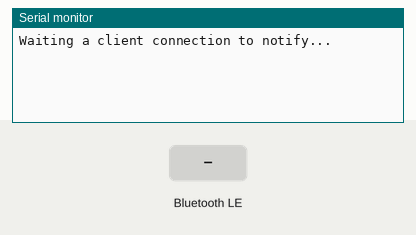
A sketch run on a simulated ESP32. On the bench: the last lines printed to the serial monitor. The inputs (shaded band) are chosen by the test bench. Random numbers use the default seed unless the sketch sets one; nothing arrives over Bluetooth unless stated; a phone connects over Bluetooth LE 3 s after start.

Above: at 1.2 s.
1.3 s: Bluetooth LE write "1" received
At 2.5 s:
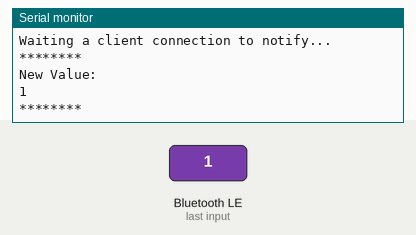
2.8 s: Bluetooth LE write "0" received
At 3.7 s:
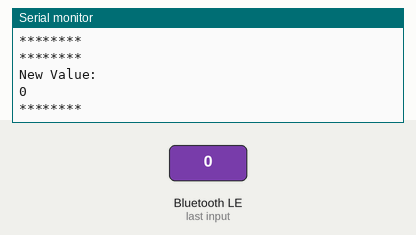
4.3 s: Bluetooth LE write "2" received
At 4.9 s:
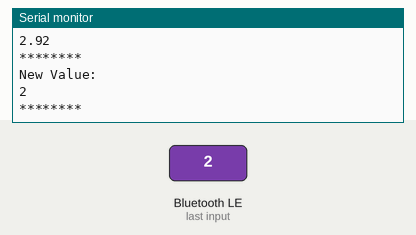
Timing chart, 0 to 7.3 s (numbered marks = the images above; inputs shaded):
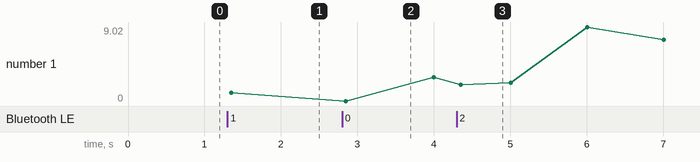

Measured:
- after the input at 1.3 s, the serial monitor: prints a new line after 0.05 s (image 1)
- after the input at 2.8 s, the serial monitor: prints a new line after 0.05 s (image 2)
- after the input at 4.3 s, the serial monitor: prints a new line after 0.05 s (image 3)

The sketch:

esp32_ble.ino
```cpp
/**
* Creating a demo BLE server for the SparkFun ESP32 Thing Plus board.
* https://github.com/sparkfun/ESP32_Thing_Plus
*
*/

#include <BLEDevice.h>
#include <BLEServer.h>
#include <BLEUtils.h>
#include <string>

BLEServer* pServer = NULL;
BLECharacteristic* pCharacteristic = NULL;
BLECharacteristic* randCharacteristic = NULL;
bool deviceConnected = false;
bool oldDeviceConnected = false;
uint32_t value = 0;
float randomVal = 0.0;


#define LED_SERVICE_UUID        "6a521c59-55b5-4384-85c0-6534e63fb09e"
#define LED_CHARACTERISTIC_UUID "6a521c60-55b5-4384-85c0-6534e63fb09e"
#define RAND_CHARACTERISTIC_UUID "6a521c61-55b5-4384-85c0-6534e63fb09e"


class MyServerCallbacks: public BLEServerCallbacks {
    void onConnect(BLEServer* pServer) {
      deviceConnected = true;
    };

    void onDisconnect(BLEServer* pServer) {
      deviceConnected = false;
    }

};

class MyCallbacks: public BLECharacteristicCallbacks {
  void onWrite(BLECharacteristic *pCharacteristic) {
    std::string value = pCharacteristic->getValue();

    if (value.length() > 0) {
      Serial.println("********");
      Serial.println("New Value: ");
      for (auto letter: value) {
        Serial.print(letter);
      }
      Serial.println();
      Serial.println("********");
    }
  }
};


void setup() {
  Serial.begin(115200);

  // Create the BLE Device
  BLEDevice::init("Argos Odyssey Espresso");

  // Create the BLE Server
  pServer = BLEDevice::createServer();
  pServer->setCallbacks(new MyServerCallbacks());

  // Create the BLE Service
  BLEService *pService = pServer->createService(LED_SERVICE_UUID);

  // Create a BLE Characteristic
  // This reads data sent from a remote device and outputs it to
  // the serial monitor
  pCharacteristic = pService->createCharacteristic(
    LED_CHARACTERISTIC_UUID,
    BLECharacteristic::PROPERTY_READ   |
    BLECharacteristic::PROPERTY_WRITE
  );

  randCharacteristic = pService->createCharacteristic(
    RAND_CHARACTERISTIC_UUID,
    BLECharacteristic::PROPERTY_READ   |
    BLECharacteristic::PROPERTY_NOTIFY
  );

  pCharacteristic->setCallbacks(new MyCallbacks());
  // Create a BLE Descriptor
  // pCharacteristic->addDescriptor(new BLE2902());
  pCharacteristic->setValue("Hello World");
  randCharacteristic->setValue(randomVal);

  // Start the service
  pService->start();

  // Start advertising
  BLEAdvertising *pAdvertising = BLEDevice::getAdvertising();
  pAdvertising->addServiceUUID(LED_SERVICE_UUID);
  pAdvertising->setScanResponse(false);
  pAdvertising->setMinPreferred(0x0);  // set value to 0x00 to not advertise this parameter
  BLEDevice::startAdvertising();
  Serial.println("Waiting a client connection to notify...");
}


void loop() {
    // notify changed value
    randomVal = (random(1, 99) / 100.0) + random(2, 12);
    if (deviceConnected) {
      delay(1000);
      randCharacteristic->setValue((uint8_t*)&randomVal, 4);
      randCharacteristic->notify();
      Serial.println(randomVal);
      delay(3); // bluetooth stack will go into congestion otherwise
    }
    // disconnecting
    if (!deviceConnected && oldDeviceConnected) {
        delay(500); // give the bluetooth stack the chance to get things ready
        pServer->startAdvertising(); // restart advertising
        Serial.println("start advertising");
        oldDeviceConnected = deviceConnected;
    }
    // connecting
    if (deviceConnected && !oldDeviceConnected) {
        // do stuff here on connecting
        oldDeviceConnected = deviceConnected;
    }
}
```
